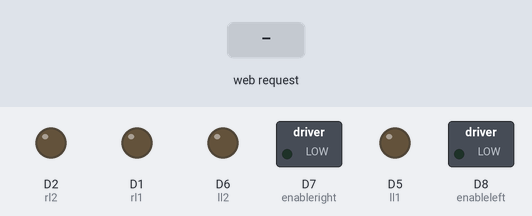
The sketch below on a simulated ESP8266 (NodeMCU). Shown: switched loads named in the sketch (green lamp = pin HIGH), output pins drawn as LEDs (lit = HIGH). The test bench sets the inputs (shaded band). WiFi joins after 1.5 s; servers stay silent unless stated; what the sketch prints to the serial monitor is not drawn.

Above: at 2.7 s.
2.8 s: HTTP request GET /front received
At 3.4 s:
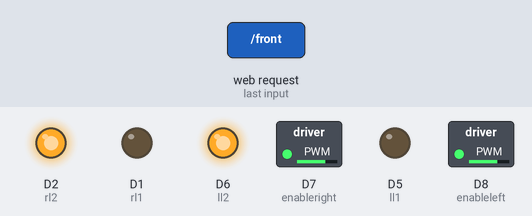
4.3 s: HTTP request GET /left received
At 4.6 s:
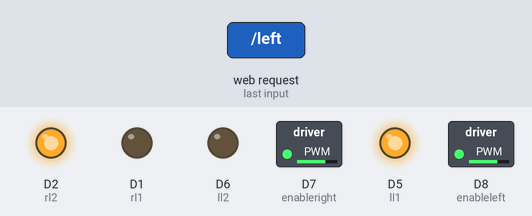
5.8 s: HTTP request GET /right received
At 6.9 s:
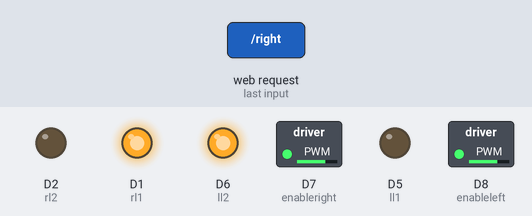
7.3 s: HTTP request GET /back received
At 8.0 s:
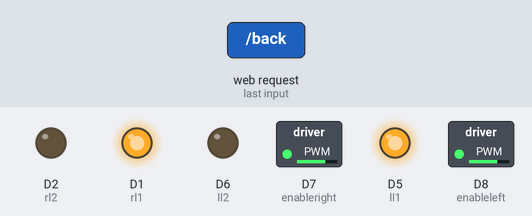
Timing chart, 0 to 9.8 s (numbered marks = the images above; inputs shaded):
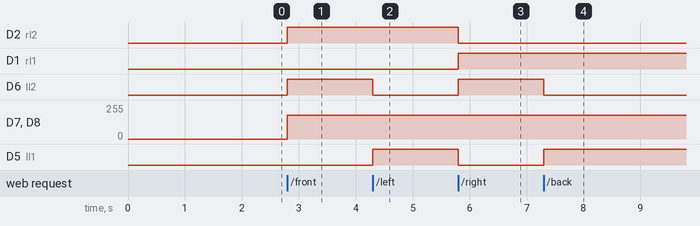

Measured:
- after the input at 2.8 s, D2 (rl2), D6 (ll2): LOW → HIGH at once; D7 (enableright), D8 (enableleft): 0/255 → 180/255 at once
- after the input at 4.3 s, D6 (ll2): HIGH → LOW at once; D5 (ll1): LOW → HIGH at once
- after the input at 5.8 s, D2 (rl2), D5 (ll1): HIGH → LOW at once; D1 (rl1), D6 (ll2): LOW → HIGH at once
- after the input at 7.3 s, D6 (ll2): HIGH → LOW at once; D5 (ll1): LOW → HIGH at once

The sketch:

remotecontrolcar.ino
```cpp
#include<ESP8266WiFi.h>

#define rl1 D1
#define rl2 D2
#define ll1 D5
#define ll2 D6
#define enableright D7
#define enableleft D8

#define motorspeed 180
unsigned long lastMsg = 0;
WiFiClient client;
WiFiServer server(80);


void setup() {
   Serial.begin(74880);
  Serial.println("Connecting to WiFi...");

  WiFi.begin("impress@vianet","#Impress2628");

  while(WiFi.status() != WL_CONNECTED){
    Serial.print(".");
    delay(500);
  }

  Serial.println("");
  Serial.println("WiFi successfully connected");
  Serial.print("IP Address: ");
  Serial.println(WiFi.localIP());

  server.begin();
  pinMode(rl1,OUTPUT);
  pinMode(rl2,OUTPUT);
  pinMode(ll1,OUTPUT);
  pinMode(ll2,OUTPUT);
  pinMode(enableright,OUTPUT);
  pinMode(enableleft,OUTPUT);
}

void loop() {
  client = server.available();
  if(client == 1){
    String request = client.readStringUntil('\n');
    request.trim();
    if (request.indexOf("/front") != -1){
      rotatemotor(motorspeed,motorspeed);
    }
    else if(request.indexOf("/left") != -1){
      rotatemotor(motorspeed,-motorspeed);
    }
    else if (request.indexOf("/right") != -1){
      rotatemotor(-motorspeed,motorspeed);
    }
    else if(request.indexOf("/back") != -1){
      rotatemotor(-motorspeed,-motorspeed);
    }
    else if(request.indexOf("/stop") != -1){
      rotatemotor(0,0);
    }
  }
  client.println("HTTP/1.1 200 OK");
  client.println("Content-Type: text/html");
  client.println("<meta charset='utf-8'>");
  client.println("<meta name='viewport' content='width=device-width, initial-scale=1, maximum-scale=1, user-scalable=0'>");
  client.println("");
  client.println("<!DOCTYPE HTML><html><head>");
  client.println("<meta name='viewport' content='width=device-width, initial-scale=1.0, maximum-scale=1.0, user-scalable=0'>");

  // CSS Styling for the D-Pad
  client.println("<style>");
  client.println("body { background-color: #222; color: white; font-family: sans-serif; text-align: center; }");
  client.println(".dpad { display: grid; grid-template-columns: 100px 100px 100px; grid-template-rows: 100px 100px 100px; gap: 10px; justify-content: center; margin-top: 50px; }");
  client.println(".btn { width: 100%; height: 100%; font-size: 20px; font-weight: bold; border-radius: 15px; border: none; background: #444; color: white; touch-action: manipulation; }");
  client.println(".btn:active { background: #00ff00; color: black; }");
  client.println(".up { grid-column: 2; }");
  client.println(".left { grid-column: 1; grid-row: 2; }");
  client.println(".right { grid-column: 3; grid-row: 2; }");
  client.println(".down { grid-column: 2; grid-row: 3; }");
  client.println("</style>");

  // JavaScript for background requests
client.println("<script>");
client.println("function sendCmd(event, cmd){");
client.println("  if(event) event.preventDefault();");
client.println("  var xhttp = new XMLHttpRequest();");
client.println("  xhttp.open('GET', '/' + cmd, true);");
client.println("  xhttp.send();");
client.println("}");
client.println("</script>");

  client.println("<h2>RC COMMAND CENTER</h2>");

  client.println("<div class='dpad'>");


  client.println("<button class='btn up' onmousedown='sendCmd(event,\"front\")' onmouseup='sendCmd(event,\"stop\")' ontouchstart='sendCmd(event,\"front\")' ontouchend='sendCmd(event,\"stop\")' ontouchcancel='sendCmd(event,\"stop\")'>&#9650</button>");


  client.println("<button class='btn left' onmousedown='sendCmd(event,\"left\")' onmouseup='sendCmd(event,\"stop\")' ontouchstart='sendCmd(event,\"left\")' ontouchend='sendCmd(event,\"stop\")' ontouchcancel='sendCmd(event,\"stop\")'>&#9664</button>");


  client.println("<button class='btn right' onmousedown='sendCmd(event,\"right\")' onmouseup='sendCmd(event,\"stop\")' ontouchstart='sendCmd(event,\"right\")' ontouchend='sendCmd(event,\"stop\")' ontouchcancel='sendCmd(event,\"stop\")'>&#9654</button>");


  client.println("<button class='btn down' onmousedown='sendCmd(event,\"back\")' onmouseup='sendCmd(event,\"stop\")' ontouchstart='sendCmd(event,\"back\")' ontouchend='sendCmd(event,\"stop\")' ontouchcancel='sendCmd(event,\"stop\")'>&#9660</button>");

  client.println("</div>");
  client.println("</body></html>");

  delay(1);
}

void rotatemotor(int rightmotor,int leftmotor){
  // right motor
  if(rightmotor>0){
    digitalWrite(rl1,LOW);
    digitalWrite(rl2,HIGH);
  }
  else if(rightmotor<0){
    digitalWrite(rl1,HIGH);
    digitalWrite(rl2,LOW);
  }
  else if(rightmotor==0){
    digitalWrite(rl1,LOW);
    digitalWrite(rl2,LOW);
  }
  //left motor
  if(leftmotor>0){
    digitalWrite(ll1,LOW);
    digitalWrite(ll2,HIGH);
  }
  else if(leftmotor<0){
    digitalWrite(ll1,HIGH);
    digitalWrite(ll2,LOW);
  }
    else if(leftmotor==0){
    digitalWrite(ll1,LOW);
    digitalWrite(ll2,LOW);
  }
analogWrite(enableright,abs(rightmotor));
analogWrite(enableleft,abs(leftmotor));
}
```
